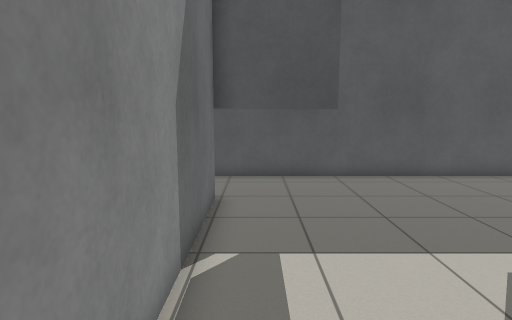
View 1 (above)

12 first-person views from a walk through a robot-simulator world made for Gazebo. The camera is 1.2 m above the floor, tilts 8° down and sees 75° across. The floor is counted in squares, 0.5 m on a side. Each view is taken from the middle of a square. On the plan, view 1 faces up. The plan holds only what a view shows up to about 19 squares ahead; the rest is blank. Simple shapes stand in for some stock models.

View 2
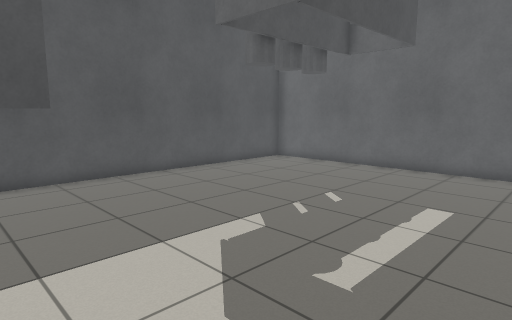

View 3
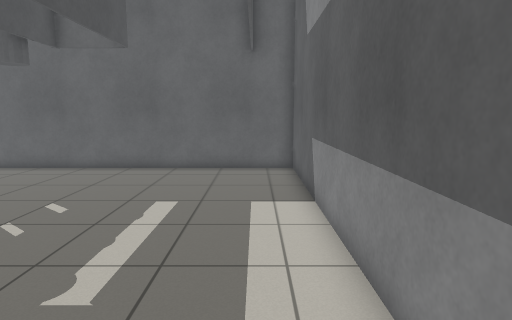

View 4
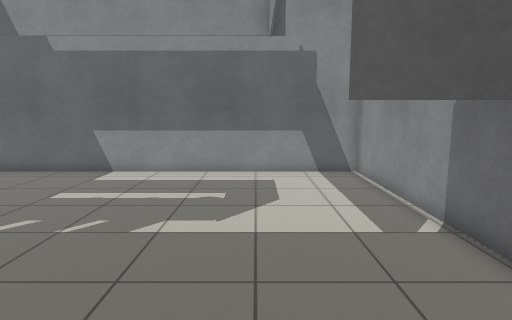

View 5
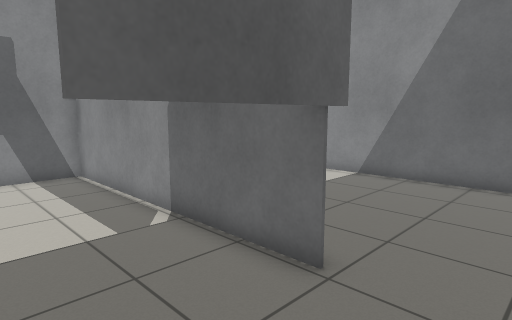

View 6
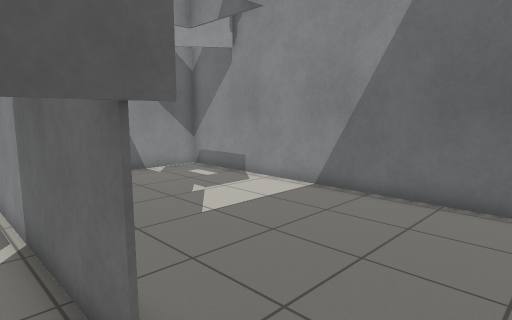

View 7
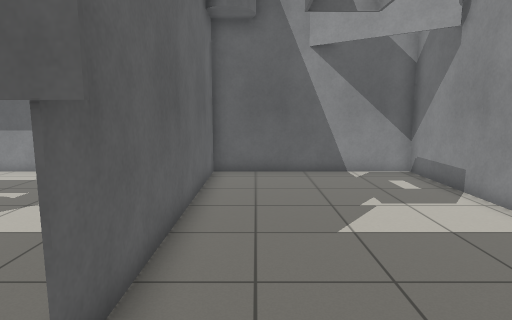

View 8
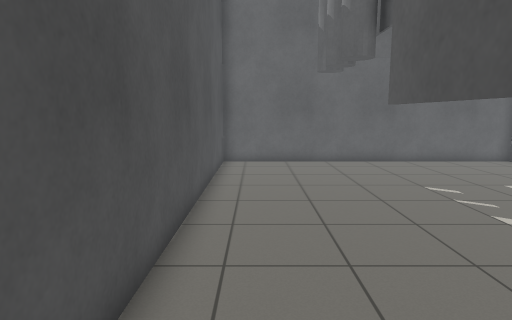

View 9
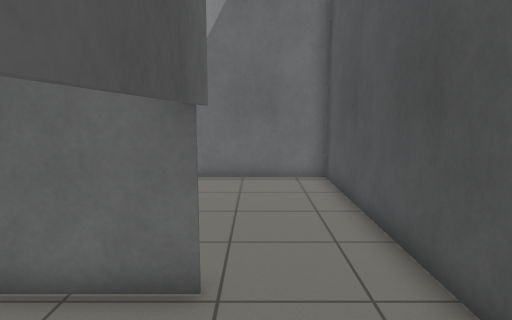

View 10
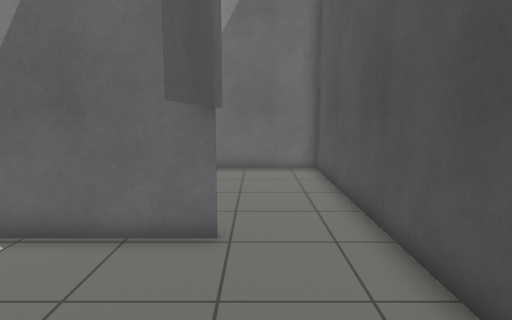

View 11
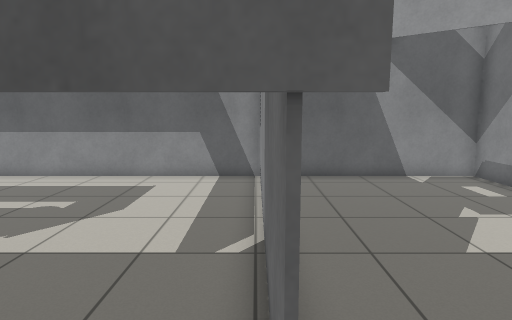

View 12
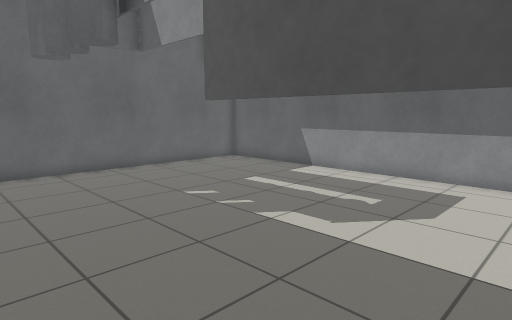

### Floor plan
Key: @ floor where view 1 was taken; # wall or solid block; . floor; T thing the floor can be seen under or through.
Columns run from 10 left of view 1 to 15 right of it. Each row starts with its distance up from view 1.
 13 ##########################
 12 #........................#
 11 #........................#
 10 #........................#
  9 #........TTTT............#
  8 #........T...............#
  7 #........T...............#
  6 #........#...............#
  5 #........#...............#
  4 #........#...............#
  3 #........#...............#
  2 #........#...............#
  1 #........#...............#
  0 #........#@..............#
 -1 #........#...............#
 -2 ##########################

Positions as (right, up) in squares from view 1, and headings:
1: (0, 0), facing up
2: (0, 0), facing up-right
3: (0, 0), facing right
4: (3, 12), facing down
5: (3, 12), facing down-left
6: (0, 12), facing down-left
7: (-3, 12), facing down
8: (-2, 11), facing right
9: (3, 10), facing left
10: (5, 10), facing left
11: (-1, 11), facing down
12: (0, 11), facing down-right
